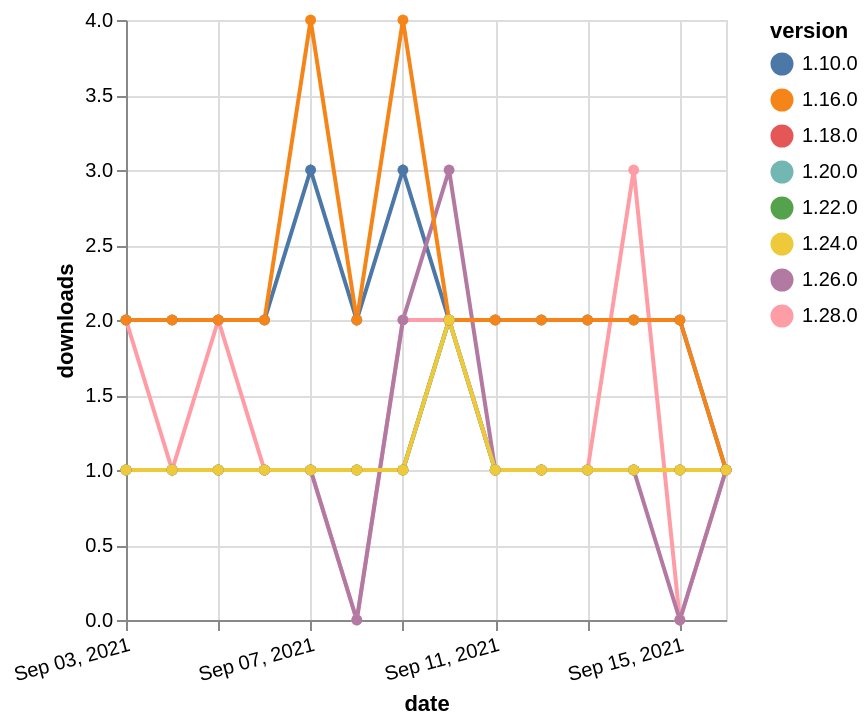

Vega-Lite specification stored for this chart:
### Vega-Lite specification from a JSON file in a GitHub repository (floating-point values rounded to 4 significant figures)
{"$schema": "https://vega.github.io/schema/vega-lite/v5.json", "description": "A simple bar chart with embedded data.", "data": {"values": [{"date": "2021-09-03", "total": 254, "delta": 1, "version": "1.18.0"}, {"date": "2021-09-04", "total": 255, "delta": 1, "version": "1.18.0"}, {"date": "2021-09-05", "total": 256, "delta": 1, "version": "1.18.0"}, {"date": "2021-09-06", "total": 257, "delta": 1, "version": "1.18.0"}, {"date": "2021-09-07", "total": 258, "delta": 1, "version": "1.18.0"}, {"date": "2021-09-08", "total": 259, "delta": 1, "version": "1.18.0"}, {"date": "2021-09-09", "total": 260, "delta": 1, "version": "1.18.0"}, {"date": "2021-09-10", "total": 262, "delta": 2, "version": "1.18.0"}, {"date": "2021-09-11", "total": 263, "delta": 1, "version": "1.18.0"}, {"date": "2021-09-12", "total": 264, "delta": 1, "version": "1.18.0"}, {"date": "2021-09-13", "total": 265, "delta": 1, "version": "1.18.0"}, {"date": "2021-09-14", "total": 266, "delta": 1, "version": "1.18.0"}, {"date": "2021-09-15", "total": 267, "delta": 1, "version": "1.18.0"}, {"date": "2021-09-16", "total": 268, "delta": 1, "version": "1.18.0"}, {"date": "2021-09-03", "total": 192, "delta": 1, "version": "1.22.0"}, {"date": "2021-09-04", "total": 193, "delta": 1, "version": "1.22.0"}, {"date": "2021-09-05", "total": 194, "delta": 1, "version": "1.22.0"}, {"date": "2021-09-06", "total": 195, "delta": 1, "version": "1.22.0"}, {"date": "2021-09-07", "total": 196, "delta": 1, "version": "1.22.0"}, {"date": "2021-09-08", "total": 197, "delta": 1, "version": "1.22.0"}, {"date": "2021-09-09", "total": 198, "delta": 1, "version": "1.22.0"}, {"date": "2021-09-10", "total": 200, "delta": 2, "version": "1.22.0"}, {"date": "2021-09-11", "total": 201, "delta": 1, "version": "1.22.0"}, {"date": "2021-09-12", "total": 202, "delta": 1, "version": "1.22.0"}, {"date": "2021-09-13", "total": 203, "delta": 1, "version": "1.22.0"}, {"date": "2021-09-14", "total": 204, "delta": 1, "version": "1.22.0"}, {"date": "2021-09-15", "total": 205, "delta": 1, "version": "1.22.0"}, {"date": "2021-09-16", "total": 206, "delta": 1, "version": "1.22.0"}, {"date": "2021-09-03", "total": 124, "delta": 2, "version": "1.28.0"}, {"date": "2021-09-04", "total": 125, "delta": 1, "version": "1.28.0"}, {"date": "2021-09-05", "total": 127, "delta": 2, "version": "1.28.0"}, {"date": "2021-09-06", "total": 128, "delta": 1, "version": "1.28.0"}, {"date": "2021-09-07", "total": 129, "delta": 1, "version": "1.28.0"}, {"date": "2021-09-08", "total": 129, "delta": 0, "version": "1.28.0"}, {"date": "2021-09-09", "total": 131, "delta": 2, "version": "1.28.0"}, {"date": "2021-09-10", "total": 133, "delta": 2, "version": "1.28.0"}, {"date": "2021-09-11", "total": 134, "delta": 1, "version": "1.28.0"}, {"date": "2021-09-12", "total": 135, "delta": 1, "version": "1.28.0"}, {"date": "2021-09-13", "total": 136, "delta": 1, "version": "1.28.0"}, {"date": "2021-09-14", "total": 139, "delta": 3, "version": "1.28.0"}, {"date": "2021-09-15", "total": 139, "delta": 0, "version": "1.28.0"}, {"date": "2021-09-16", "total": 140, "delta": 1, "version": "1.28.0"}, {"date": "2021-09-03", "total": 2592, "delta": 2, "version": "1.10.0"}, {"date": "2021-09-04", "total": 2594, "delta": 2, "version": "1.10.0"}, {"date": "2021-09-05", "total": 2596, "delta": 2, "version": "1.10.0"}, {"date": "2021-09-06", "total": 2598, "delta": 2, "version": "1.10.0"}, {"date": "2021-09-07", "total": 2601, "delta": 3, "version": "1.10.0"}, {"date": "2021-09-08", "total": 2603, "delta": 2, "version": "1.10.0"}, {"date": "2021-09-09", "total": 2606, "delta": 3, "version": "1.10.0"}, {"date": "2021-09-10", "total": 2608, "delta": 2, "version": "1.10.0"}, {"date": "2021-09-11", "total": 2610, "delta": 2, "version": "1.10.0"}, {"date": "2021-09-12", "total": 2612, "delta": 2, "version": "1.10.0"}, {"date": "2021-09-13", "total": 2614, "delta": 2, "version": "1.10.0"}, {"date": "2021-09-14", "total": 2616, "delta": 2, "version": "1.10.0"}, {"date": "2021-09-15", "total": 2618, "delta": 2, "version": "1.10.0"}, {"date": "2021-09-16", "total": 2619, "delta": 1, "version": "1.10.0"}, {"date": "2021-09-03", "total": 187, "delta": 1, "version": "1.26.0"}, {"date": "2021-09-04", "total": 188, "delta": 1, "version": "1.26.0"}, {"date": "2021-09-05", "total": 189, "delta": 1, "version": "1.26.0"}, {"date": "2021-09-06", "total": 190, "delta": 1, "version": "1.26.0"}, {"date": "2021-09-07", "total": 191, "delta": 1, "version": "1.26.0"}, {"date": "2021-09-08", "total": 191, "delta": 0, "version": "1.26.0"}, {"date": "2021-09-09", "total": 193, "delta": 2, "version": "1.26.0"}, {"date": "2021-09-10", "total": 196, "delta": 3, "version": "1.26.0"}, {"date": "2021-09-11", "total": 197, "delta": 1, "version": "1.26.0"}, {"date": "2021-09-12", "total": 198, "delta": 1, "version": "1.26.0"}, {"date": "2021-09-13", "total": 199, "delta": 1, "version": "1.26.0"}, {"date": "2021-09-14", "total": 200, "delta": 1, "version": "1.26.0"}, {"date": "2021-09-15", "total": 200, "delta": 0, "version": "1.26.0"}, {"date": "2021-09-16", "total": 201, "delta": 1, "version": "1.26.0"}, {"date": "2021-09-03", "total": 195, "delta": 1, "version": "1.20.0"}, {"date": "2021-09-04", "total": 196, "delta": 1, "version": "1.20.0"}, {"date": "2021-09-05", "total": 197, "delta": 1, "version": "1.20.0"}, {"date": "2021-09-06", "total": 198, "delta": 1, "version": "1.20.0"}, {"date": "2021-09-07", "total": 199, "delta": 1, "version": "1.20.0"}, {"date": "2021-09-08", "total": 200, "delta": 1, "version": "1.20.0"}, {"date": "2021-09-09", "total": 201, "delta": 1, "version": "1.20.0"}, {"date": "2021-09-10", "total": 203, "delta": 2, "version": "1.20.0"}, {"date": "2021-09-11", "total": 204, "delta": 1, "version": "1.20.0"}, {"date": "2021-09-12", "total": 205, "delta": 1, "version": "1.20.0"}, {"date": "2021-09-13", "total": 206, "delta": 1, "version": "1.20.0"}, {"date": "2021-09-14", "total": 207, "delta": 1, "version": "1.20.0"}, {"date": "2021-09-15", "total": 208, "delta": 1, "version": "1.20.0"}, {"date": "2021-09-16", "total": 209, "delta": 1, "version": "1.20.0"}, {"date": "2021-09-03", "total": 2477, "delta": 2, "version": "1.16.0"}, {"date": "2021-09-04", "total": 2479, "delta": 2, "version": "1.16.0"}, {"date": "2021-09-05", "total": 2481, "delta": 2, "version": "1.16.0"}, {"date": "2021-09-06", "total": 2483, "delta": 2, "version": "1.16.0"}, {"date": "2021-09-07", "total": 2487, "delta": 4, "version": "1.16.0"}, {"date": "2021-09-08", "total": 2489, "delta": 2, "version": "1.16.0"}, {"date": "2021-09-09", "total": 2493, "delta": 4, "version": "1.16.0"}, {"date": "2021-09-10", "total": 2495, "delta": 2, "version": "1.16.0"}, {"date": "2021-09-11", "total": 2497, "delta": 2, "version": "1.16.0"}, {"date": "2021-09-12", "total": 2499, "delta": 2, "version": "1.16.0"}, {"date": "2021-09-13", "total": 2501, "delta": 2, "version": "1.16.0"}, {"date": "2021-09-14", "total": 2503, "delta": 2, "version": "1.16.0"}, {"date": "2021-09-15", "total": 2505, "delta": 2, "version": "1.16.0"}, {"date": "2021-09-16", "total": 2506, "delta": 1, "version": "1.16.0"}, {"date": "2021-09-03", "total": 169, "delta": 1, "version": "1.24.0"}, {"date": "2021-09-04", "total": 170, "delta": 1, "version": "1.24.0"}, {"date": "2021-09-05", "total": 171, "delta": 1, "version": "1.24.0"}, {"date": "2021-09-06", "total": 172, "delta": 1, "version": "1.24.0"}, {"date": "2021-09-07", "total": 173, "delta": 1, "version": "1.24.0"}, {"date": "2021-09-08", "total": 174, "delta": 1, "version": "1.24.0"}, {"date": "2021-09-09", "total": 175, "delta": 1, "version": "1.24.0"}, {"date": "2021-09-10", "total": 177, "delta": 2, "version": "1.24.0"}, {"date": "2021-09-11", "total": 178, "delta": 1, "version": "1.24.0"}, {"date": "2021-09-12", "total": 179, "delta": 1, "version": "1.24.0"}, {"date": "2021-09-13", "total": 180, "delta": 1, "version": "1.24.0"}, {"date": "2021-09-14", "total": 181, "delta": 1, "version": "1.24.0"}, {"date": "2021-09-15", "total": 182, "delta": 1, "version": "1.24.0"}, {"date": "2021-09-16", "total": 183, "delta": 1, "version": "1.24.0"}]}, "width": "container", "mark": {"type": "line", "point": {"filled": true}}, "encoding": {"x": {"field": "date", "type": "temporal", "timeUnit": "yearmonthdate", "title": "date", "axis": {"labelAngle": -15}}, "y": {"field": "delta", "type": "quantitative", "title": "downloads"}, "color": {"field": "version", "type": "nominal"}, "tooltip": {"field": "delta"}}}
